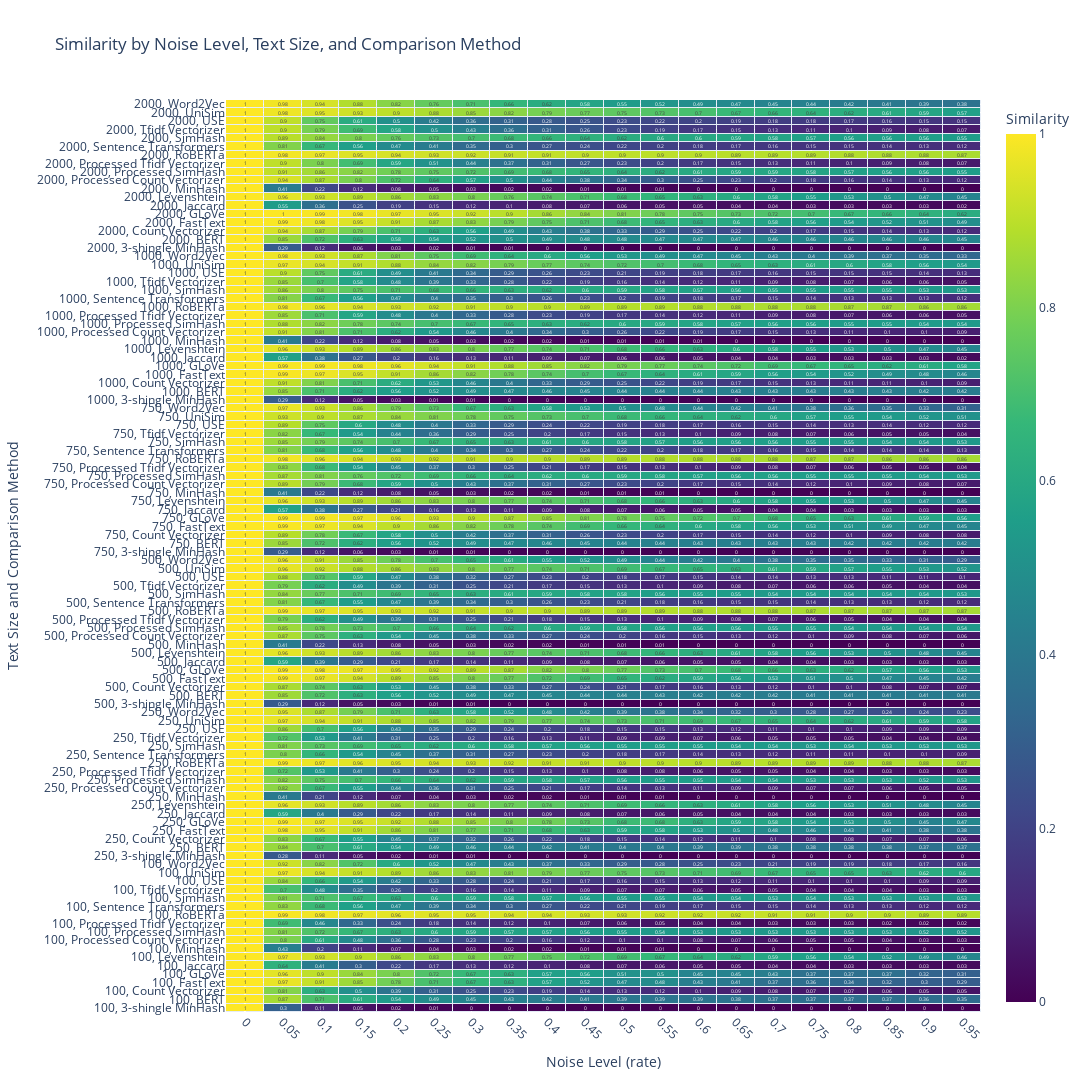

This figure's notebook cell:
### Code cell
import plotly.graph_objects as go
import pandas as pd
import numpy as np

df = pd.read_csv('./data/pub2-noise/output/comparison_results.csv')

new_rows = []
for comparison_method in df['comparison_method'].unique():
    for size in df['size'].unique():
        for augmentation_method in df['augmentation_method'].unique():
            new_rows.append({
                'comparison_method': comparison_method,
                'size': size,
                'augmentation_method': augmentation_method,
                'rate': 0,
                'similarity': 1
            })

new_df = pd.DataFrame(new_rows)

df = pd.concat([df, new_df], ignore_index=True)

df['prefix'] = df['augmentation_method'].apply(lambda x: x.split('_')[0])

df = df[df["prefix"] == "char"]

prefixes = df['prefix'].unique()

comparison_methods = df['comparison_method'].unique()

combined_data = pd.DataFrame()

combined_data = df.groupby(['size', 'rate', 'comparison_method'], as_index=False)['similarity'].mean()

combined_data = combined_data.sort_values(by=['size', 'comparison_method'])

heatmap_data = combined_data.pivot_table(index=['size', 'comparison_method'], 
                                         columns='rate', 
                                         values='similarity')

y_values = heatmap_data.index
y_tickvals = np.arange(len(y_values))

fig = go.Figure(data=go.Heatmap(
    z=heatmap_data.values,
    x=heatmap_data.columns,
    y=y_tickvals, 
    colorscale='Viridis',
    colorbar=dict(title='Similarity'),
    zmin=0,
    zmax=1,
    hoverongaps=False,
    text=heatmap_data.values.round(2), 
    texttemplate="%{text}",
    xgap=1, 
    ygap=1, 
))

fig.update_layout(
    title='Similarity by Noise Level, Text Size, and Comparison Method',
    xaxis_title='Noise Level (rate)',
    yaxis_title='Text Size and Comparison Method',
    xaxis=dict(tickangle=45, tickmode='array', tickvals=heatmap_data.columns, ticktext=heatmap_data.columns),
    yaxis=dict(
        tickmode='array',
        tickvals=y_tickvals, 
        ticktext=[f"{idx[0]}, {idx[1]}" for idx in y_values], 
    ),
    autosize=False,
    width=1200,
    height=6400,
)

fig.update_xaxes(tickangle=45)

fig.show()

### Figure 1 — Plotly figure (JSON) as saved in the notebook; plotly's stock layout.template omitted (floating-point values rounded to 4 significant figures; data arrays with more than 128 entries replaced by an {"elided": "..."} marker saying what was removed)
{"data": [{"colorbar": {"title": {"text": "Similarity"}}, "colorscale": [[0, "#440154"], [0.1111, "#482878"], [0.2222, "#3e4989"], [0.3333, "#31688e"], [0.4444, "#26828e"], [0.5556, "#1f9e89"], [0.6667, "#35b779"], [0.7778, "#6ece58"], [0.8889, "#b5de2b"], [1, "#fde725"]], "hoverongaps": false, "text": {"elided": "108x20 float values"}, "texttemplate": "%{text}", "type": "heatmap", "x": [0.0, 0.05, 0.1, 0.15, 0.2, 0.25, 0.3, 0.35, 0.4, 0.45, 0.5, 0.55, 0.6, 0.65, 0.7, 0.75, 0.8, 0.85, 0.9, 0.95], "xgap": 1, "y": [0, 1, 2, 3, 4, 5, 6, 7, 8, 9, 10, 11, 12, 13, 14, 15, 16, 17, 18, 19, 20, 21, 22, 23, 24, 25, 26, 27, 28, 29, 30, 31, 32, 33, 34, 35, 36, 37, 38, 39, 40, 41, 42, 43, 44, 45, 46, 47, 48, 49, 50, 51, 52, 53, 54, 55, 56, 57, 58, 59, 60, 61, 62, 63, 64, 65, 66, 67, 68, 69, 70, 71, 72, 73, 74, 75, 76, 77, 78, 79, 80, 81, 82, 83, 84, 85, 86, 87, 88, 89, 90, 91, 92, 93, 94, 95, 96, 97, 98, 99, 100, 101, 102, 103, 104, 105, 106, 107], "ygap": 1, "z": {"elided": "108x20 float values"}, "zmax": 1, "zmin": 0}], "layout": {"autosize": false, "height": 6400, "title": {"text": "Similarity by Noise Level, Text Size, and Comparison Method"}, "width": 1200, "xaxis": {"tickangle": 45, "tickmode": "array", "ticktext": [0.0, 0.05, 0.1, 0.15, 0.2, 0.25, 0.3, 0.35, 0.4, 0.45, 0.5, 0.55, 0.6, 0.65, 0.7, 0.75, 0.8, 0.85, 0.9, 0.95], "tickvals": [0.0, 0.05, 0.1, 0.15, 0.2, 0.25, 0.3, 0.35, 0.4, 0.45, 0.5, 0.55, 0.6, 0.65, 0.7, 0.75, 0.8, 0.85, 0.9, 0.95], "title": {"text": "Noise Level (rate)"}}, "yaxis": {"tickmode": "array", "ticktext": ["100, 3-shingle MinHash", "100, BERT", "100, Count Vectorizer", "100, FastText", "100, GLoVe", "100, Jaccard", "100, Levenshtein", "100, MinHash", "100, Processed Count Vectorizer", "100, Processed SimHash", "100, Processed Tfidf Vectorizer", "100, RoBERTa", "100, Sentence Transformers", "100, SimHash", "100, Tfidf Vectorizer", "100, USE", "100, UniSim", "100, Word2Vec", "250, 3-shingle MinHash", "250, BERT", "250, Count Vectorizer", "250, FastText", "250, GLoVe", "250, Jaccard", "250, Levenshtein", "250, MinHash", "250, Processed Count Vectorizer", "250, Processed SimHash", "250, Processed Tfidf Vectorizer", "250, RoBERTa", "250, Sentence Transformers", "250, SimHash", "250, Tfidf Vectorizer", "250, USE", "250, UniSim", "250, Word2Vec", "500, 3-shingle MinHash", "500, BERT", "500, Count Vectorizer", "500, FastText", "500, GLoVe", "500, Jaccard", "500, Levenshtein", "500, MinHash", "500, Processed Count Vectorizer", "500, Processed SimHash", "500, Processed Tfidf Vectorizer", "500, RoBERTa", "500, Sentence Transformers", "500, SimHash", "500, Tfidf Vectorizer", "500, USE", "500, UniSim", "500, Word2Vec", "750, 3-shingle MinHash", "750, BERT", "750, Count Vectorizer", "750, FastText", "750, GLoVe", "750, Jaccard", "750, Levenshtein", "750, MinHash", "750, Processed Count Vectorizer", "750, Processed SimHash", "750, Processed Tfidf Vectorizer", "750, RoBERTa", "750, Sentence Transformers", "750, SimHash", "750, Tfidf Vectorizer", "750, USE", "750, UniSim", "750, Word2Vec", "1000, 3-shingle MinHash", "1000, BERT", "1000, Count Vectorizer", "1000, FastText", "1000, GLoVe", "1000, Jaccard", "1000, Levenshtein", "1000, MinHash", "1000, Processed Count Vectorizer", "1000, Processed SimHash", "1000, Processed Tfidf Vectorizer", "1000, RoBERTa", "1000, Sentence Transformers", "1000, SimHash", "1000, Tfidf Vectorizer", "1000, USE", "1000, UniSim", "1000, Word2Vec", "2000, 3-shingle MinHash", "2000, BERT", "2000, Count Vectorizer", "2000, FastText", "2000, GLoVe", "2000, Jaccard", "2000, Levenshtein", "2000, MinHash", "2000, Processed Count Vectorizer", "2000, Processed SimHash", "2000, Processed Tfidf Vectorizer", "2000, RoBERTa", "2000, Sentence Transformers", "2000, SimHash", "2000, Tfidf Vectorizer", "2000, USE", "2000, UniSim", "2000, Word2Vec"], "tickvals": [0, 1, 2, 3, 4, 5, 6, 7, 8, 9, 10, 11, 12, 13, 14, 15, 16, 17, 18, 19, 20, 21, 22, 23, 24, 25, 26, 27, 28, 29, 30, 31, 32, 33, 34, 35, 36, 37, 38, 39, 40, 41, 42, 43, 44, 45, 46, 47, 48, 49, 50, 51, 52, 53, 54, 55, 56, 57, 58, 59, 60, 61, 62, 63, 64, 65, 66, 67, 68, 69, 70, 71, 72, 73, 74, 75, 76, 77, 78, 79, 80, 81, 82, 83, 84, 85, 86, 87, 88, 89, 90, 91, 92, 93, 94, 95, 96, 97, 98, 99, 100, 101, 102, 103, 104, 105, 106, 107], "title": {"text": "Text Size and Comparison Method"}}}}
